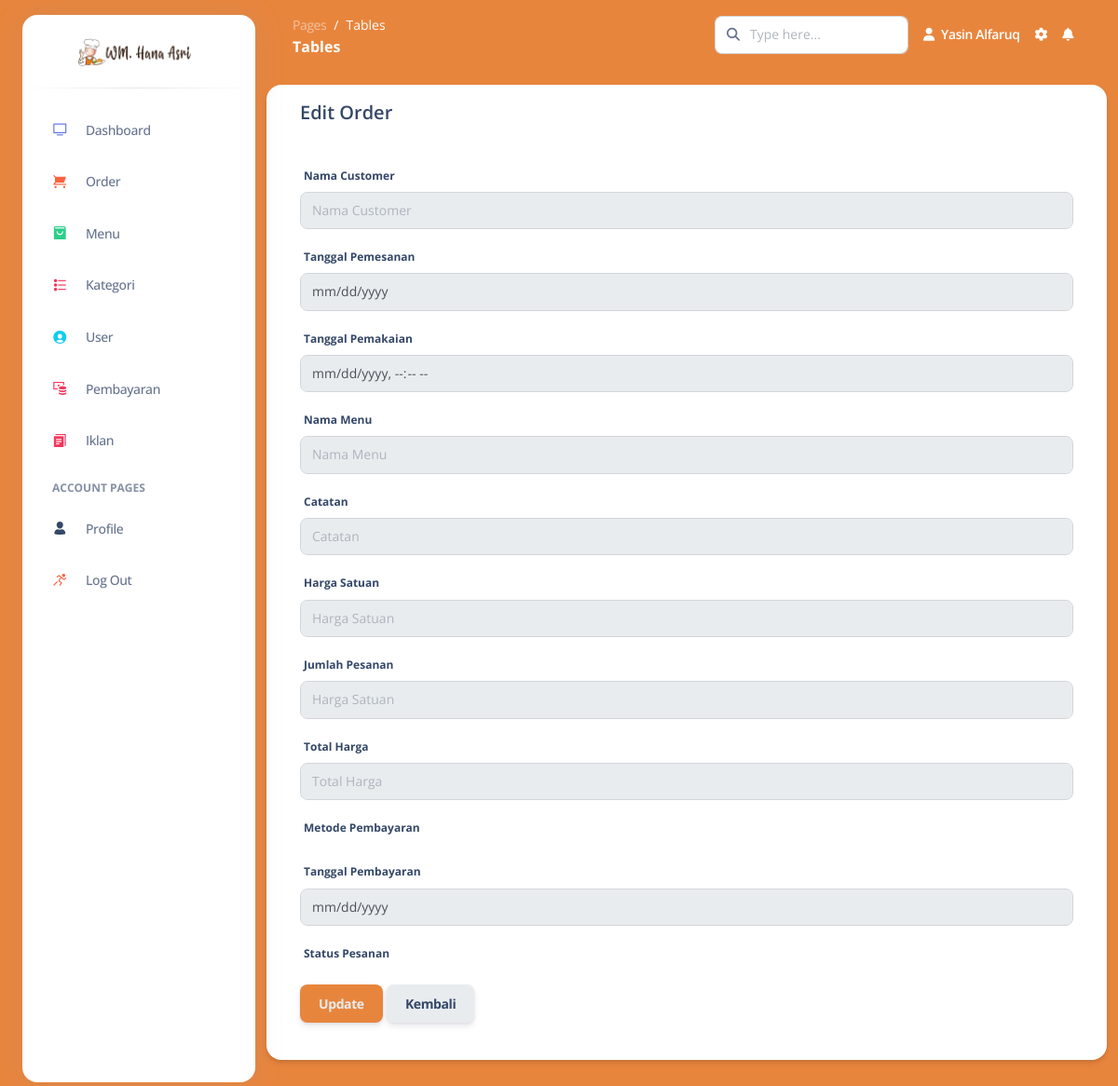
Before: /dashboard/pages/order/edit_order.php?id_order=2 (signed in) with the older database file.
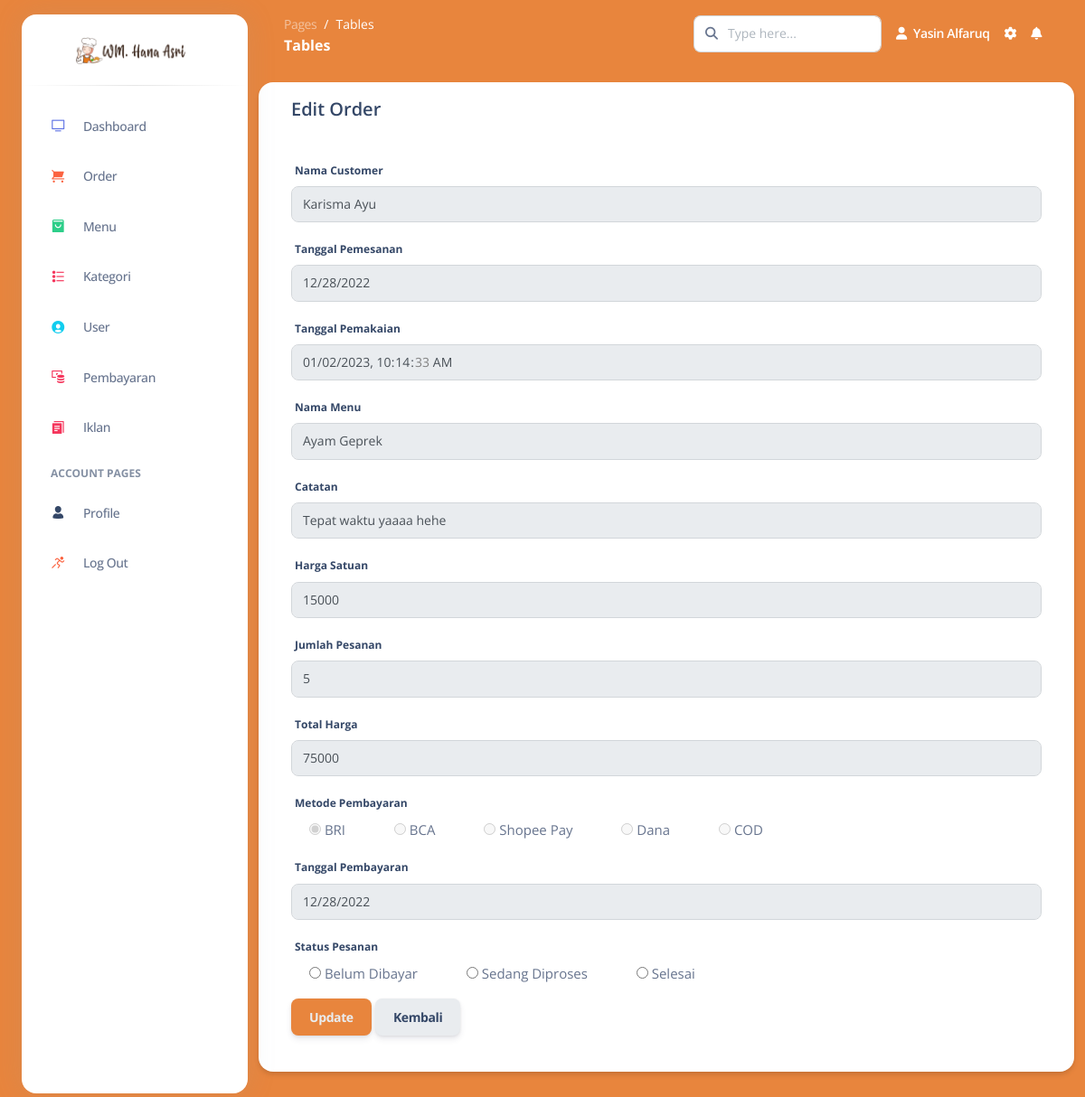
After: the same page with the newer database file.
### tables this page shows
CREATE TABLE `orders` (
  `id_order` int(11) NOT NULL,
  `tgl_pesan` date NOT NULL,
  `tgl_pakai` datetime NOT NULL,
  `harga_satuan` varchar(50) NOT NULL,
  `jumlah` varchar(50) NOT NULL,
  `id_user` int(11) NOT NULL,
  `id_menu` int(11) NOT NULL,
  `id_keranjang` int(11) NOT NULL
);

CREATE TABLE `user` (
  `id_user` int(11) NOT NULL,
  `nama_user` varchar(100) NOT NULL,
  `email` varchar(100) NOT NULL,
  `alamat` varchar(100) DEFAULT NULL,
  `nohp` varchar(15) DEFAULT NULL,
  `password` varchar(50) NOT NULL,
  `gambar` varchar(11) NOT NULL,
  `id_akses` int(11) NOT NULL
);

CREATE TABLE `menu` (
  `id_menu` int(11) NOT NULL,
  `nama_menu` varchar(100) NOT NULL,
  `harga` varchar(50) NOT NULL,
  `detail` text NOT NULL,
  `gambar` varchar(50) NOT NULL,
  `id_kategori` int(11) NOT NULL
);

CREATE TABLE `orderdetail` (
  `id_ordetail` int(11) NOT NULL,
  `id_order` int(11) NOT NULL,
  `total_harga` varchar(50) NOT NULL,
  `tgl_bayar` date DEFAULT NULL,
  `id_pembayaran` int(11) DEFAULT NULL,
  `catatan_order` varchar(255) DEFAULT NULL,
  `status_pesanan` enum('Belum Dibayar','Sedang Diproses','Selesai') NOT NULL,
  `bukti_pembayaran` varchar(255) DEFAULT NULL
);

### dashboard/pages/order/edit_order.php (the view, shortened to what the changed rows need)
<?php
    include('../header.php');
    $id_order = $_GET['id_order'];
    $query = "SELECT * FROM orders JOIN orderdetail ON orders.id_order = orderdetail.id_order JOIN user ON orders.id_user = user.id_user JOIN menu ON orders.id_menu = menu.id_menu JOIN pembayaran ON orderdetail.id_pembayaran = pembayaran.id_pembayaran WHERE orders.id_order='$id_order';";
    $result = mysqli_query($koneksi, $query);
    $u = mysqli_fetch_array($result);
?>
<div class="container-fluid py-3">
  <div class="row">
    <div class="card shadow mb-4">
                        <div>
                            <div class="m-4">
                                <form action="edit_order.php" method="POST" class="order">
                                    <div class="form-group">
                                        <label for="txt_nama">Nama Customer</label>
                                        <input type="nama" class="form-control form-control-order" placeholder="Nama Customer" name="txt_nama" value="<?php echo $u['nama_user']; ?>" readonly>
                                    </div>
                                    <div class="form-group">
                                        <label for="txt_tglpesan">Tanggal Pemesanan</label>
                                        <input type="date" class="form-control form-control-order" name="txt_tglpesan" value="<?php echo $u['tgl_pesan']; ?>" readonly>
                                    </div>
                                    <div class="form-group">
                                        <label for="txt_tglpakai">Tanggal Pemakaian</label>
                                        <input type="datetime-local" class="form-control form-control-order" name="txt_tglpakai" value="<?php echo $u['tgl_pakai']; ?>" readonly>
                                    </div>
                                    <div class="form-group">
                                        <label for="txt_menu">Nama Menu</label>
                                        <input type="text" class="form-control form-control-order" id="exampleFisrtName" placeholder="Nama Menu" name="txt_menu" value="<?php echo $u['nama_menu']; ?>" readonly>
                                    </div>
                                    <div class="form-group">
                                        <label for="txt_note">Catatan</label>
                                        <input type="text" class="form-control form-control-order" placeholder="Catatan" name="txt_note" value="<?php echo $u['catatan_order']; ?>" readonly>
                                    </div>
                                    <div class="form-group">
                                        <label for="txt_hrgsatuan">Harga Satuan</label>
                                        <input type="number" class="form-control form-control-order" placeholder="Harga Satuan" name="txt_hrgsatuan" value="<?php echo $u['harga_satuan']; ?>" readonly>
                                    </div>
                                    <div class="form-group">
                                        <label for="txt_jml">Jumlah Pesanan</label>
                                        <input type="number" class="form-control form-control-order" placeholder="Harga Satuan" name="txt_jml" value="<?php echo $u['jumlah']; ?>" readonly>
                                    </div>
                                    <div class="form-group">
                                        <label for="txt_total">Total Harga</label>
                                        <input type="number" class="form-control form-control-order" placeholder="Total Harga" name="txt_total" value="<?php echo $u['total_harga']; ?>" readonly>
                                    </div>
                                    <div class="form-group">
                                        <label for="txt_bayar">Metode Pembayaran</label>
                                        <?php
                                            if($u['id_pembayaran'] == 1 ){
                                        ?>
                                        <div style="font-size:15px;">
                                            <input type="radio" name="txt_bayar" value="1" style="margin-left:20px;" checked disabled>   BRI
                                            <input type="radio" name="txt_bayar" value="2" style="margin-left: 50px;" disabled>  BCA
                                            <input type="radio" name="txt_bayar" value="2" style="margin-left: 50px;" disabled>  Shopee Pay
                                            <input type="radio" name="txt_bayar" value="2" style="margin-left: 50px;" disabled>  Dana
                                            <input type="radio" name="txt_bayar" value="2" style="margin-left: 50px;" disabled>  COD
                                        </div>
                                        <?php
                                            }
                                        ?>
                                    </div>
                                    <div class="form-group">
                                        <label for="txt_tglbayar">Tanggal Pembayaran</label>
                                        <input type="date" class="form-control form-control-order" placeholder="Tanggal Pembayaran" name="txt_tglbayar" value="<?php echo $u['tgl_bayar']; ?>" readonly>
                                    </div>
                                    <div class="form-group">
                                        <label for="txt_status">Status Pesanan</label>
                                        <?php
                                            if($u['status_pesanan'] == "Belum Dibayar" ){
                                        ?>
                                        <div style="font-size:15px;">
                                            <input type="radio" name="txt_status" value="Belum Dibayar" style="margin-left:20px;">  Belum Dibayar
                                            <input type="radio" name="txt_status" value="Sedang Diproses" style="margin-left: 50px;">  Sedang Diproses
                                            <input type="radio" name="txt_status" value="Selesai" style="margin-left: 50px;">  Selesai
                                        </div>
                                        <?php
                                            }elseif($u['status_pesanan'] == "Sedang Diproses"){
                                        ?>
                                        <div style="font-size:15px;">
                                            <input type="radio" name="txt_status" value="Belum Dibayar" style="margin-left:20px;">  Belum Dibayar
                                            <input type="radio" name="txt_status" value="Sedang Diproses" style="margin-left: 50px;">  Sedang Diproses
                                            <input type="radio" name="txt_status" value="Selesai" style="margin-left: 50px;">  Selesai
                                        </div>
                                        <?php
                                            }
                                        ?>
                                    </div>
                                </form>
                            </div>
                        </div>
                    </div>
                </div>
            </div>
</body>
</html>

Changed rows visible on the page:
now on this page (row edited): orders: txt_nama "Karisma Ayu", txt_tglpesan "12/28/2022", txt_tglpakai "01/02/2023 10:14:33", txt_menu "Ayam Geprek", txt_note "Tepat waktu yaaaa hehe", txt_hrgsatuan "15000", txt_jml "5", txt_total "75000", txt_tglbayar "12/28/2022"
Other visible differences:
form field txt_bayar: (not shown) → "☑"
form field txt_bayar: (not shown) → "☐"
form field txt_status: (not shown) → "☐"
text now shown: "BRI BCA Shopee Pay Dana COD Belum Dibayar Sedang Diproses Selesai"
